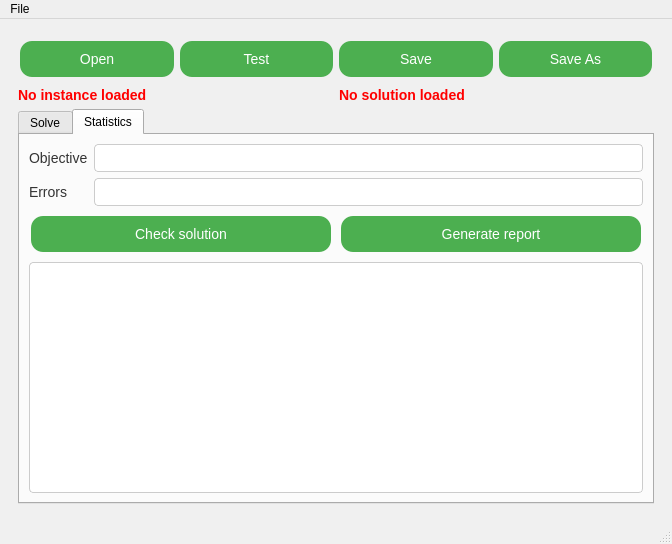
<?xml version="1.0" encoding="UTF-8"?>
<ui version="4.0">
 <class>MainWindow</class>
 <widget class="QMainWindow" name="MainWindow">
  <property name="geometry">
   <rect>
    <x>0</x>
    <y>0</y>
    <width>672</width>
    <height>544</height>
   </rect>
  </property>
  <property name="windowTitle">
   <string>MyOptimApp</string>
  </property>
  <property name="styleSheet">
   <string notr="true">
    QMainWindow {
        background-color: #f0f0f0;
    }
    QPushButton {
        background-color: #4CAF50;
        color: white;
        border: none;
        padding: 10px 20px;
        text-align: center;
        text-decoration: none;
        display: inline-block;
        font-size: 14px;
        margin: 4px 2px;
        transition-duration: 0.4s;
        cursor: pointer;
        border-radius: 12px;
    }
    QPushButton:hover {
        background-color: white;
        color: black;
        border: 2px solid #4CAF50;
    }
    QLabel {
        font-size: 14px;
        color: #333;
    }
    QLineEdit {
        padding: 5px;
        border: 1px solid #ccc;
        border-radius: 4px;
    }
    QComboBox {
        padding: 5px;
        border: 1px solid #ccc;
        border-radius: 4px;
    }
    QTextBrowser {
        border: 1px solid #ccc;
        border-radius: 4px;
        padding: 5px;
        background-color: white;
    }
   </string>
  </property>
  <widget class="QWidget" name="centralwidget">
   <layout class="QHBoxLayout" name="horizontalLayout">
    <item>
     <widget class="QWidget" name="widget" native="true">
      <layout class="QVBoxLayout" name="verticalLayout_17">
       <property name="sizeConstraint">
        <enum>QLayout::SizeConstraint::SetNoConstraint</enum>
       </property>
       <item>
        <layout class="QVBoxLayout" name="verticalLayout">
         <item>
          <layout class="QHBoxLayout" name="horizontalLayout_3">
           <property name="spacing">
            <number>2</number>
           </property>
           <item>
            <widget class="QPushButton" name="chooseFile">
             <property name="font">
              <font>
               <pointsize>-1</pointsize>
               <underline>false</underline>
               <strikeout>false</strikeout>
              </font>
             </property>
             <property name="text">
              <string>Open</string>
             </property>
             <property name="default">
              <bool>false</bool>
             </property>
            </widget>
           </item>
           <item>
            <widget class="QPushButton" name="loadTest">
             <property name="text">
              <string>Test</string>
             </property>
            </widget>
           </item>
           <item>
            <widget class="QPushButton" name="exportSolution">
             <property name="font">
              <font>
               <pointsize>-1</pointsize>
               <underline>false</underline>
               <strikeout>false</strikeout>
              </font>
             </property>
             <property name="text">
              <string>Save</string>
             </property>
             <property name="default">
              <bool>false</bool>
             </property>
            </widget>
           </item>
           <item>
            <widget class="QPushButton" name="exportSolution_to">
             <property name="font">
              <font>
               <pointsize>-1</pointsize>
               <underline>false</underline>
               <strikeout>false</strikeout>
              </font>
             </property>
             <property name="text">
              <string>Save As</string>
             </property>
             <property name="default">
              <bool>false</bool>
             </property>
            </widget>
           </item>
          </layout>
         </item>
         <item>
          <layout class="QHBoxLayout" name="horizontalLayout_2">
           <item>
            <widget class="QLabel" name="instCheck">
             <property name="font">
              <font>
               <pointsize>-1</pointsize>
               <bold>true</bold>
              </font>
             </property>
             <property name="styleSheet">
              <string notr="true">QLabel { color : red; }</string>
             </property>
             <property name="text">
              <string>No instance loaded</string>
             </property>
             <property name="textFormat">
              <enum>Qt::TextFormat::AutoText</enum>
             </property>
            </widget>
           </item>
           <item>
            <widget class="QLabel" name="solCheck">
             <property name="font">
              <font>
               <pointsize>-1</pointsize>
               <bold>true</bold>
              </font>
             </property>
             <property name="styleSheet">
              <string notr="true">QLabel { color : red; }</string>
             </property>
             <property name="text">
              <string>No solution loaded</string>
             </property>
            </widget>
           </item>
          </layout>
         </item>
        </layout>
       </item>
       <item>
        <widget class="QTabWidget" name="tabWidget">
         <property name="currentIndex">
          <number>1</number>
         </property>
         <widget class="QWidget" name="Config">
          <property name="toolTip">
           <string>&lt;html&gt;&lt;head/&gt;&lt;body&gt;&lt;p&gt;configuration&lt;/p&gt;&lt;/body&gt;&lt;/html&gt;</string>
          </property>
          <attribute name="title">
           <string>Solve</string>
          </attribute>
          <layout class="QHBoxLayout" name="horizontalLayout_10">
           <item>
            <layout class="QVBoxLayout" name="verticalLayout_13">
             <item>
              <layout class="QFormLayout" name="formLayout_3">
               <property name="sizeConstraint">
                <enum>QLayout::SizeConstraint::SetMaximumSize</enum>
               </property>
               <property name="fieldGrowthPolicy">
                <enum>QFormLayout::FieldGrowthPolicy::ExpandingFieldsGrow</enum>
               </property>
               <item row="1" column="0">
                <widget class="QLabel" name="max_timeLabel">
                 <property name="text">
                  <string>Max solving time                                                                                                         </string>
                 </property>
                </widget>
               </item>
               <item row="1" column="1">
                <widget class="QLineEdit" name="max_time">
                 <property name="text">
                  <string>60</string>
                 </property>
                 <property name="placeholderText">
                  <string>60</string>
                 </property>
                </widget>
               </item>
               <item row="2" column="0">
                <widget class="QLabel" name="solverLabel">
                 <property name="text">
                  <string>Solver</string>
                 </property>
                </widget>
               </item>
               <item row="2" column="1">
                <widget class="QComboBox" name="solver">
                 <property name="editable">
                  <bool>true</bool>
                 </property>
                </widget>
               </item>
               <item row="3" column="0">
                <widget class="QLabel" name="log_levelLabel">
                 <property name="text">
                  <string>Logging level</string>
                 </property>
                </widget>
               </item>
               <item row="3" column="1">
                <widget class="QComboBox" name="log_level">
                 <property name="editable">
                  <bool>true</bool>
                 </property>
                 <property name="currentText">
                  <string>INFO</string>
                 </property>
                </widget>
               </item>
               <item row="4" column="0">
                <widget class="QLabel" name="reuse_solLabel">
                 <property name="text">
                  <string>Reuse previous solution</string>
                 </property>
                </widget>
               </item>
               <item row="4" column="1">
                <widget class="QCheckBox" name="reuse_sol"/>
               </item>
              </layout>
             </item>
             <item>
              <layout class="QHBoxLayout" name="horizontalLayout_12">
               <item>
                <widget class="QPushButton" name="generateSolution">
                 <property name="text">
                  <string>Generate plan</string>
                 </property>
                 <property name="default">
                  <bool>false</bool>
                 </property>
                </widget>
               </item>
               <item>
                <widget class="QPushButton" name="stopExecution">
                 <property name="enabled">
                  <bool>false</bool>
                 </property>
                 <property name="text">
                  <string>Stop execution</string>
                 </property>
                </widget>
               </item>
              </layout>
             </item>
             <item>
              <widget class="QTextBrowser" name="solution_log">
               <property name="sizePolicy">
                <sizepolicy hsizetype="Expanding" vsizetype="Expanding">
                 <horstretch>1</horstretch>
                 <verstretch>1</verstretch>
                </sizepolicy>
               </property>
               <property name="font">
                <font>
                 <family>Monospace</family>
                </font>
               </property>
              </widget>
             </item>
            </layout>
           </item>
          </layout>
         </widget>
         <widget class="QWidget" name="Report_4">
          <attribute name="title">
           <string>Statistics</string>
          </attribute>
          <layout class="QHBoxLayout" name="horizontalLayout_4">
           <item>
            <layout class="QVBoxLayout" name="verticalLayout_15" stretch="0,0,0">
             <item>
              <layout class="QFormLayout" name="formLayout">
               <item row="0" column="0">
                <widget class="QLabel" name="objectiveLabel">
                 <property name="text">
                  <string>Objective</string>
                 </property>
                </widget>
               </item>
               <item row="0" column="1">
                <widget class="QLineEdit" name="objectiveLineEdit">
                 <property name="readOnly">
                  <bool>true</bool>
                 </property>
                </widget>
               </item>
               <item row="1" column="0">
                <widget class="QLabel" name="errorsLabel">
                 <property name="text">
                  <string>Errors</string>
                 </property>
                </widget>
               </item>
               <item row="1" column="1">
                <widget class="QLineEdit" name="errorsLineEdit">
                 <property name="readOnly">
                  <bool>true</bool>
                 </property>
                </widget>
               </item>
              </layout>
             </item>
             <item>
              <layout class="QHBoxLayout" name="horizontalLayout_14">
               <item>
                <widget class="QPushButton" name="checkSolution">
                 <property name="text">
                  <string>Check solution</string>
                 </property>
                </widget>
               </item>
               <item>
                <widget class="QPushButton" name="generateReport">
                 <property name="text">
                  <string>Generate report</string>
                 </property>
                </widget>
               </item>
              </layout>
             </item>
             <item>
              <widget class="QTextBrowser" name="solution_report">
               <property name="sizePolicy">
                <sizepolicy hsizetype="Expanding" vsizetype="Expanding">
                 <horstretch>1</horstretch>
                 <verstretch>1</verstretch>
                </sizepolicy>
               </property>
               <property name="font">
                <font>
                 <family>Monospace</family>
                </font>
               </property>
              </widget>
             </item>
            </layout>
           </item>
          </layout>
         </widget>
        </widget>
       </item>
      </layout>
     </widget>
    </item>
   </layout>
  </widget>
  <widget class="QMenuBar" name="menubar">
   <property name="geometry">
    <rect>
     <x>0</x>
     <y>0</y>
     <width>672</width>
     <height>23</height>
    </rect>
   </property>
   <widget class="QMenu" name="menuFile">
    <property name="title">
     <string>File</string>
    </property>
    <addaction name="actionOpen_from"/>
    <addaction name="separator"/>
    <addaction name="actionSave"/>
    <addaction name="actionSave_As"/>
    <addaction name="separator"/>
    <addaction name="actionExit"/>
   </widget>
   <addaction name="menuFile"/>
  </widget>
  <widget class="QStatusBar" name="statusbar"/>
  <action name="actionOpen_from">
   <property name="text">
    <string>Open from...</string>
   </property>
  </action>
  <action name="actionExit">
   <property name="text">
    <string>Exit</string>
   </property>
  </action>
  <action name="actionSave">
   <property name="text">
    <string>Export</string>
   </property>
  </action>
  <action name="actionSave_As">
   <property name="text">
    <string>Export As...</string>
   </property>
  </action>
 </widget>
 <resources/>
 <connections/>
</ui>
